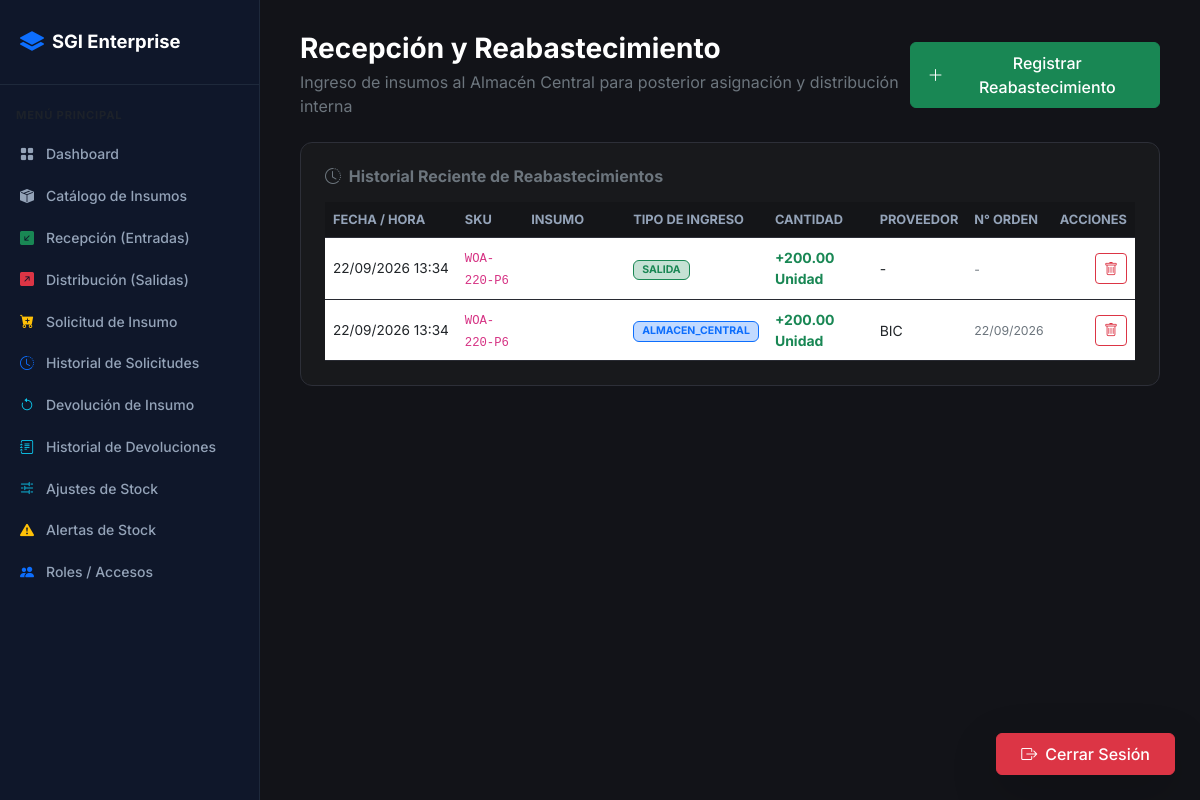
Screenshot of /entradas.php (signed in) with the database file from the repository.
### tables this page shows
CREATE TABLE IF NOT EXISTS `inventory_movements` (
  `id` bigint NOT NULL AUTO_INCREMENT,
  `product_id` bigint NOT NULL,
  `location_id` int NOT NULL DEFAULT '1',
  `source_location_id` int DEFAULT '1',
  `target_location_id` int DEFAULT '1',
  `user_id` int NOT NULL,
  `movement_type` varchar(100) DEFAULT 'COMPRA_DIRECTA',
  `quantity` decimal(12,4) NOT NULL,
  `unit_cost` decimal(12,4) DEFAULT '0.0000',
  `reason` text,
  `created_at` timestamp NULL DEFAULT CURRENT_TIMESTAMP,
  `supplier` varchar(255) DEFAULT NULL,
  `reference_no` varchar(100) DEFAULT NULL,
  `notes` text,
  PRIMARY KEY (`id`),
  KEY `product_id` (`product_id`),
  KEY `user_id` (`user_id`),
  KEY `location_id` (`location_id`)
);

CREATE TABLE IF NOT EXISTS `products` (
  `id` bigint NOT NULL AUTO_INCREMENT,
  `sku` varchar(50) NOT NULL,
  `barcode` varchar(100) DEFAULT NULL,
  `name` varchar(150) NOT NULL,
  `category_id` int DEFAULT NULL,
  `unit_of_measure` varchar(20) NOT NULL DEFAULT 'Unidad',
  `precio_compra` decimal(10,2) NOT NULL DEFAULT '0.00',
  `min_stock` int DEFAULT '0',
  `is_active` tinyint(1) DEFAULT '1',
  `created_at` timestamp NULL DEFAULT CURRENT_TIMESTAMP,
  PRIMARY KEY (`id`),
  UNIQUE KEY `sku` (`sku`),
  UNIQUE KEY `barcode` (`barcode`),
  KEY `category_id` (`category_id`)
);

### config/database.php (called while the page is built, shortened)
<?php
class Database {
    private $host = "127.0.0.1";
    private $db_name = "sgi_inventario";
    private $username = "root";
    private $password = "";
    private $charset = "utf8mb4";
    public $conn;
    public function getConnection() {
        $this->conn = null;
        try {
            $dsn = "mysql:host=" . $this->host . ";dbname=" . $this->db_name . ";charset=" . $this->charset;
            $options = [
                PDO::ATTR_ERRMODE            => PDO::ERRMODE_EXCEPTION,
                PDO::ATTR_DEFAULT_FETCH_MODE => PDO::FETCH_ASSOC,
                PDO::ATTR_EMULATE_PREPARES   => false,
            ];
            $this->conn = new PDO($dsn, $this->username, $this->password, $options);
        } catch(PDOException $e) {
            header('Content-Type: application/json');
            echo json_encode(["status" => "error", "message" => "Error de conexión: " . $e->getMessage()]);
            exit;
        }
        return $this->conn;
    }
    public function getTableColumns($table) {
        try {
            $stmt = $this->conn->query("DESCRIBE `$table`");
            return $stmt->fetchAll(PDO::FETCH_COLUMN);
        } catch (PDOException $e) {
            return [];
        }
    }
}

### entradas.php (the view, shortened to what this page needs)
<?php
require_once 'config/database.php';
$database = new Database();
$pdo = $database->getConnection();
$movColumns = $database->getTableColumns('inventory_movements');
$actualTypeCol = 'movement_type';
foreach (['movement_type', 'type', 'tipo', 'movement', 'ingress_type'] as $col) {
    if (in_array($col, $movColumns)) {
        $actualTypeCol = $col;
        break;
    }
}
try {
    $pdo->exec("ALTER TABLE inventory_movements MODIFY COLUMN $actualTypeCol VARCHAR(100) DEFAULT 'COMPRA_DIRECTA'");
} catch (Exception $e) {
    try {
        $pdo->exec("ALTER TABLE inventory_movements ADD COLUMN $actualTypeCol VARCHAR(100) DEFAULT 'COMPRA_DIRECTA'");
    } catch (Exception $ex) {}
}
$movColumns = $database->getTableColumns('inventory_movements');
$movements = [];
try {
    $selectType = in_array($actualTypeCol, $movColumns) ? "m.$actualTypeCol" : "'COMPRA_DIRECTA'";
    $selectSupplier = in_array('supplier', $movColumns) ? "m.supplier" : "'-'";
    $selectRef = in_array('reference_no', $movColumns) ? "m.reference_no" : "'-'";
    $selectDate = in_array('created_at', $movColumns) ? "m.created_at" : "NOW()";
    $queryMov = "SELECT m.id, m.product_id, m.quantity, p.sku, p.name as product_name, p.unit_of_measure,
                        COALESCE($selectDate, NOW()) as created_at,
                        COALESCE($selectType, 'COMPRA_DIRECTA') as movement_type,
                        COALESCE($selectRef, '-') as reference_no,
                        COALESCE($selectSupplier, '-') as supplier
                 FROM inventory_movements m
                 JOIN products p ON m.product_id = p.id
                 ORDER BY m.id DESC LIMIT 50";
    $stmtMovList = $pdo->query($queryMov);
    if ($stmtMovList) $movements = $stmtMovList->fetchAll(PDO::FETCH_ASSOC);
} catch (Exception $e) {
    $error = "Error al consultar historial: " . $e->getMessage();
}
?>
<!DOCTYPE html>
<html lang="es">
<head>
    <link href="https://cdn.jsdelivr.net/npm/bootstrap@5.3.0/dist/css/bootstrap.min.css" rel="stylesheet">
    <link rel="stylesheet" href="https://cdn.jsdelivr.net/npm/bootstrap-icons@1.11.1/font/bootstrap-icons.css">
    <link rel="stylesheet" href="css/estilo.css">
</head>
<body>
    <?php include './sidebar.php'; ?>
    <main class="main-content">
        <div class="d-flex justify-content-between align-items-center mb-4">
            <div>
                <h3 class="fw-bold text-white mb-1">Recepción y Reabastecimiento</h3>
                <p class="text-secondary mb-0">Ingreso de insumos al Almacén Central para posterior asignación y distribución interna</p>
            </div>
            <div>
                <button class="btn btn-success px-3 py-2 fw-medium d-flex align-items-center gap-2" data-bs-toggle="modal" data-bs-target="#modalEntrada">
                    <i class="bi bi-plus-lg"></i> Registrar Reabastecimiento
                </button>
            </div>
        </div>
        <div class="custom-card p-4">
            <h6 class="fw-bold mb-3 text-secondary"><i class="bi bi-clock-history me-1"></i> Historial Reciente de Reabastecimientos</h6>
            <div class="table-responsive">
                <table class="table table-dark-custom align-middle mb-0">
                    <thead>
                        <tr>
                            <th>FECHA / HORA</th>
                            <th>SKU</th>
                            <th>INSUMO</th>
                            <th>TIPO DE INGRESO</th>
                            <th>CANTIDAD</th>
                            <th>PROVEEDOR</th>
                            <th>N° ORDEN</th>
                            <th class="text-end">ACCIONES</th>
                        </tr>
                    </thead>
                    <tbody>
                        <?php if (count($movements) > 0): ?>
                            <?php foreach ($movements as $mov): ?>
                                <tr>
                                    <td class="text-nowrap" style="font-size: 0.85rem;">
                                        <?= !empty($mov['created_at']) ? date('d/m/Y H:i', strtotime($mov['created_at'])) : '-' ?>
                                    </td>
                                    <td><code><?= htmlspecialchars($mov['sku'] ?? '') ?></code></td>
                                    <td class="fw-semibold text-white"><?= htmlspecialchars($mov['product_name'] ?? '') ?></td>
                                    <td>
                                        <?php
                                            $t = trim($mov['movement_type']);
                                            $badgeClass = "bg-success bg-opacity-25 text-success border border-success";
                                            if ($t === 'ALMACEN_CENTRAL') $badgeClass = "bg-primary bg-opacity-25 text-primary border border-primary";
                                            elseif ($t === 'DONACION') $badgeClass = "bg-info bg-opacity-25 text-info border border-info";
                                            elseif ($t === 'DEVOLUCION_COLABORADOR') $badgeClass = "bg-warning bg-opacity-25 text-warning border border-warning";
                                            elseif ($t === 'INVENTARIO_INICIAL') $badgeClass = "bg-secondary bg-opacity-25 text-secondary border border-secondary";
                                        ?>
                                        <span class="badge <?= $badgeClass ?> px-2 py-1">
                                            <?= htmlspecialchars($t) ?>
                                        </span>
                                    </td>
                                    <td class="fw-bold text-success">
                                        +<?= number_format($mov['quantity'] ?? 0, 2) ?> <?= htmlspecialchars($mov['unit_of_measure'] ?? '') ?>
                                    </td>
                                    <td><?= htmlspecialchars($mov['supplier'] !== '-' && $mov['supplier'] !== '' ? $mov['supplier'] : '-') ?></td>
                                    <td>
                                        <small class="text-secondary"><?= htmlspecialchars($mov['reference_no'] !== '-' && $mov['reference_no'] !== '' ? $mov['reference_no'] : '-') ?></small>
                                    </td>
                                    <td class="text-end">
                                        <a href="entradas.php?delete=<?= $mov['id'] ?>" class="btn btn-outline-danger btn-sm" onclick="return confirm('¿Estás seguro de eliminar este registro?');" title="Eliminar registro">
                                            <i class="bi bi-trash"></i>
                                        </a>
                                    </td>
                                </tr>
                            <?php endforeach; ?>
                        <?php endif; ?>
                    </tbody>
                </table>
            </div>
        </div>
    </main>
    <div class="btn-logout-container">
        <a href="logout.php" class="btn btn-danger px-4 py-2 shadow-lg fw-medium d-flex align-items-center gap-2">
            <i class="bi bi-box-arrow-right"></i> Cerrar Sesión
        </a>
    </div>
</body>
</html>

### sidebar.php (shortened to what this page needs)
<aside class="sidebar">
    <div class="sidebar-brand d-flex align-items-center gap-2">
        <i class="bi bi-layers-fill text-primary fs-4"></i>
        <span>SGI Enterprise</span>
    </div>
    <div class="py-3">
        <small class="text-uppercase text-muted px-3 fw-bold" style="font-size: 0.7rem; letter-spacing: 0.8px;">Menú Principal</small>
        <nav class="mt-2 nav flex-column">
            <a href="index.php" class="nav-link-custom">
                <i class="bi bi-grid-fill"></i> Dashboard
            </a>
            <?php if (isset($_SESSION['role']) && in_array($_SESSION['role'], ['Administrador', 'Almacenista'])): ?>
                <a href="insumos.php" class="nav-link-custom">
                    <i class="bi bi-box-seam-fill"></i> Catálogo de Insumos
                </a>
            <?php endif; ?>
            <?php if (isset($_SESSION['role']) && in_array($_SESSION['role'], ['Administrador', 'Almacenista'])): ?>
                <a href="entradas.php" class="nav-link-custom">
                    <i class="bi bi-arrow-down-left-square-fill text-success"></i> Recepción (Entradas)
                </a>
                <a href="salidas.php" class="nav-link-custom">
                    <i class="bi bi-arrow-up-right-square-fill text-danger"></i> Distribución (Salidas)
                </a>
            <?php endif; ?>
            <a href="Pedir.php" class="nav-link-custom">
                <i class="bi bi-cart-plus-fill text-warning"></i> Solicitud de Insumo
            </a>
            <?php if (isset($_SESSION['role']) && in_array($_SESSION['role'], ['Administrador', 'Almacenista'])): ?>
                <a href="ver_solicitudes.php" class="nav-link-custom">
                    <i class="bi bi-clock-history text-primary"></i> Historial de Solicitudes
                </a>
            <?php endif; ?>
            <?php if (isset($_SESSION['role'])): ?>
                <a href="devoluciones.php" class="nav-link-custom">
                    <i class="bi bi-arrow-counterclockwise text-info"></i> Devolución de Insumo
                </a>
            <?php endif; ?>
            <?php if (isset($_SESSION['role']) && in_array($_SESSION['role'], ['Administrador', 'Almacenista'])): ?>
                <a href="ver_devoluciones.php" class="nav-link-custom">
                    <i class="bi bi-journal-text text-info"></i> Historial de Devoluciones
                </a>
            <?php endif; ?>
            <?php if (isset($_SESSION['role']) && $_SESSION['role'] === 'Administrador'): ?>
                <a href="ajustes.php" class="nav-link-custom">
                    <i class="bi bi-sliders2 text-info"></i> Ajustes de Stock
                </a>
            <?php endif; ?>
            <?php if (isset($_SESSION['role']) && in_array($_SESSION['role'], ['Administrador', 'Almacenista'])): ?>
                <a href="alertas.php" class="nav-link-custom">
                    <i class="bi bi-exclamation-triangle-fill text-warning"></i> Alertas de Stock
                </a>
            <?php endif; ?>
            <?php if (isset($_SESSION['role']) && $_SESSION['role'] === 'Administrador'): ?>
                <a href="usuarios.php" class="nav-link-custom">
                    <i class="bi bih bi-people-fill text-primary"></i> Roles / Accesos
                </a>
            <?php endif; ?>
        </nav>
    </div>
</aside>

### css/estilo.css (style rules this page uses)
:root { --sidebar-width: 260px; --primary-color: #d8dbe3; --accent-color: #2563eb; --bg-body: #121318; --card-bg: #18191c; --card-border: #2d2f38; }
body { font-family: 'Inter', sans-serif; background-color: var(--bg-body); color: #f4f4f5; position: relative; min-height: 100vh; overflow-x: hidden; margin: 0; }
.sidebar { width: var(--sidebar-width); background-color: #0f172a; min-height: 100vh; position: fixed; top: 0; left: 0; z-index: 100; border-right: 1px solid #1e293b; animation: slideInSidebar 0.4s ease-out forwards; }
.sidebar-brand { padding: 1.5rem 1.25rem; font-size: 1.15rem; font-weight: 700; color: #ffffff; border-bottom: 1px solid #1e293b; }
.nav-link-custom { color: #94a3b8; padding: 0.65rem 1.25rem; display: flex; align-items: center; gap: 0.75rem; font-weight: 500; font-size: 0.875rem; text-decoration: none; transition: transform 0.2s ease, background-color 0.2s ease, color 0.2s ease; }
.nav-link-custom i { transition: transform 0.2s ease; }
.main-content { margin-left: var(--sidebar-width); padding: 2rem 2.5rem; min-height: 100vh; animation: fadeIn 0.5s ease-out forwards; }
.custom-card { background-color: var(--card-bg); border: 1px solid var(--card-border); border-radius: 12px; padding: 1.5rem; }
.table-dark-custom { background-color: transparent; color: #e2e8f0; }
.table-dark-custom th { background-color: #141518; color: #94a3b8; border-bottom: 1px solid var(--card-border); font-size: 0.8rem; text-transform: uppercase; }
.table-dark-custom td { border-bottom: 1px solid #282a32; vertical-align: middle; font-size: 0.875rem; }
.btn-logout-container { position: fixed; bottom: 25px; right: 25px; z-index: 1050; transition: transform 0.2s ease; }

### rows the page displays
inventory_movements: created_at "22/09/2026 13:34", product.sku "WOA-220-P6", t "SALIDA", quantity "200.00", product.unit_of_measure "Unidad", supplier "-", reference_no "-"
inventory_movements: created_at "22/09/2026 13:34", product.sku "WOA-220-P6", t "ALMACEN_CENTRAL", quantity "200.00", product.unit_of_measure "Unidad", supplier "BIC", reference_no "22/09/2026"
